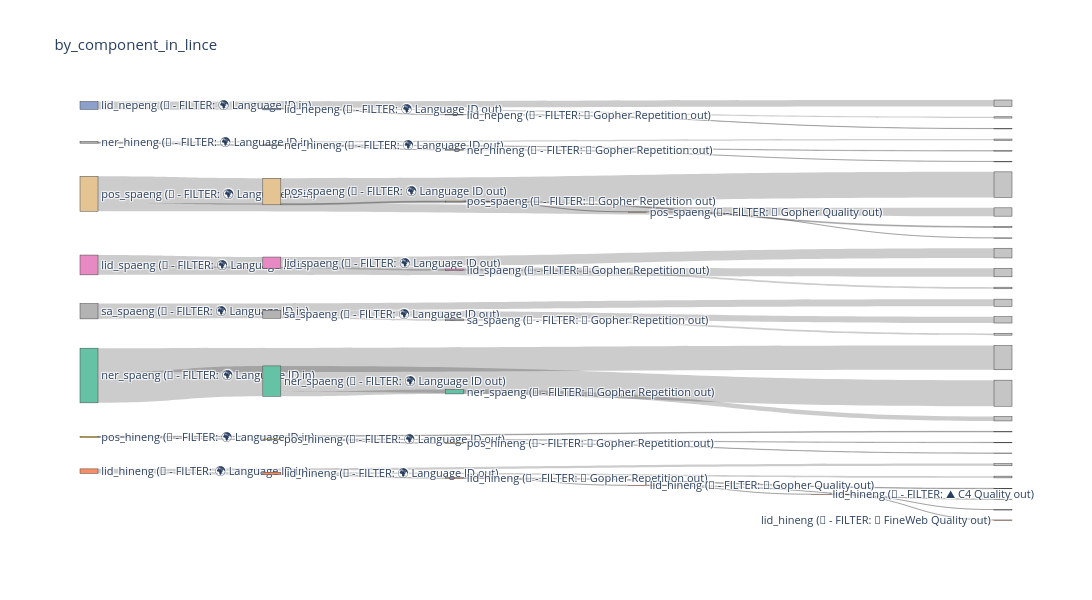

The code cell stored with this chart in its notebook:
### Code cell
render_sankey("by_component_in_lince")

### Figure 1 — Plotly figure (JSON) as saved in the notebook; plotly's stock layout.template omitted (floating-point values rounded to 4 significant figures)
{"data": [{"link": {"label": ["pos_spaeng excluded @ 🔻 - FILTER: 🌍 Language ID", "pos_spaeng @ 🔻 - FILTER: 🌍 Language ID", "lid_spaeng excluded @ 🔻 - FILTER: 🌍 Language ID", "lid_spaeng @ 🔻 - FILTER: 🌍 Language ID", "ner_hineng excluded @ 🔻 - FILTER: 🌍 Language ID", "ner_hineng @ 🔻 - FILTER: 🌍 Language ID", "lid_nepeng excluded @ 🔻 - FILTER: 🌍 Language ID", "lid_nepeng @ 🔻 - FILTER: 🌍 Language ID", "sa_spaeng excluded @ 🔻 - FILTER: 🌍 Language ID", "sa_spaeng @ 🔻 - FILTER: 🌍 Language ID", "ner_spaeng excluded @ 🔻 - FILTER: 🌍 Language ID", "ner_spaeng @ 🔻 - FILTER: 🌍 Language ID", "pos_hineng excluded @ 🔻 - FILTER: 🌍 Language ID", "pos_hineng @ 🔻 - FILTER: 🌍 Language ID", "lid_hineng excluded @ 🔻 - FILTER: 🌍 Language ID", "lid_hineng @ 🔻 - FILTER: 🌍 Language ID", "pos_spaeng excluded @ 🔻 - FILTER: 👯 Gopher Repetition", "pos_spaeng @ 🔻 - FILTER: 👯 Gopher Repetition", "lid_spaeng excluded @ 🔻 - FILTER: 👯 Gopher Repetition", "lid_spaeng @ 🔻 - FILTER: 👯 Gopher Repetition", "ner_hineng excluded @ 🔻 - FILTER: 👯 Gopher Repetition", "ner_hineng @ 🔻 - FILTER: 👯 Gopher Repetition", "lid_nepeng excluded @ 🔻 - FILTER: 👯 Gopher Repetition", "lid_nepeng @ 🔻 - FILTER: 👯 Gopher Repetition", "sa_spaeng excluded @ 🔻 - FILTER: 👯 Gopher Repetition", "sa_spaeng @ 🔻 - FILTER: 👯 Gopher Repetition", "ner_spaeng excluded @ 🔻 - FILTER: 👯 Gopher Repetition", "ner_spaeng @ 🔻 - FILTER: 👯 Gopher Repetition", "pos_hineng excluded @ 🔻 - FILTER: 👯 Gopher Repetition", "pos_hineng @ 🔻 - FILTER: 👯 Gopher Repetition", "lid_hineng excluded @ 🔻 - FILTER: 👯 Gopher Repetition", "lid_hineng @ 🔻 - FILTER: 👯 Gopher Repetition", "pos_spaeng excluded @ 🔻 - FILTER: 🥇 Gopher Quality", "pos_spaeng @ 🔻 - FILTER: 🥇 Gopher Quality", "lid_spaeng excluded @ 🔻 - FILTER: 🥇 Gopher Quality", "ner_hineng excluded @ 🔻 - FILTER: 🥇 Gopher Quality", "lid_nepeng excluded @ 🔻 - FILTER: 🥇 Gopher Quality", "sa_spaeng excluded @ 🔻 - FILTER: 🥇 Gopher Quality", "ner_spaeng excluded @ 🔻 - FILTER: 🥇 Gopher Quality", "pos_hineng excluded @ 🔻 - FILTER: 🥇 Gopher Quality", "lid_hineng excluded @ 🔻 - FILTER: 🥇 Gopher Quality", "lid_hineng @ 🔻 - FILTER: 🥇 Gopher Quality", "pos_spaeng excluded @ 🔻 - FILTER: ⛰ C4 Quality", "lid_hineng excluded @ 🔻 - FILTER: ⛰ C4 Quality", "lid_hineng @ 🔻 - FILTER: ⛰ C4 Quality", "lid_hineng excluded @ 🔻 - FILTER: 🍷 FineWeb Quality", "lid_hineng @ 🔻 - FILTER: 🍷 FineWeb Quality"], "source": [0, 0, 1, 1, 2, 2, 3, 3, 4, 4, 5, 5, 6, 6, 7, 7, 9, 9, 11, 11, 13, 13, 15, 15, 17, 17, 19, 19, 21, 21, 23, 23, 25, 25, 27, 29, 31, 33, 35, 37, 39, 39, 41, 49, 49, 52, 52], "target": [8, 9, 10, 11, 12, 13, 14, 15, 16, 17, 18, 19, 20, 21, 22, 23, 24, 25, 26, 27, 28, 29, 30, 31, 32, 33, 34, 35, 36, 37, 38, 39, 40, 41, 42, 43, 44, 45, 46, 47, 48, 49, 50, 51, 52, 53, 54], "value": [10255, 32656, 10423, 13939, 1510, 569, 7869, 1914, 8876, 9913, 29824, 37399, 793, 696, 2644, 2923, 31482, 1174, 11966, 1973, 441, 128, 1611, 303, 7728, 2185, 32061, 5338, 402, 294, 2129, 794, 1157, 17, 1973, 128, 303, 2185, 5338, 294, 662, 132, 17, 64, 68, 20, 48]}, "node": {"color": ["rgb(229,196,148)", "rgb(231,138,195)", "rgb(179,179,179)", "rgb(141,160,203)", "rgb(179,179,179)", "rgb(102,194,165)", "rgb(255,217,47)", "rgb(252,141,98)", "rgba(150,150,150,0.55)", "rgb(229,196,148)", "rgba(150,150,150,0.55)", "rgb(231,138,195)", "rgba(150,150,150,0.55)", "rgb(179,179,179)", "rgba(150,150,150,0.55)", "rgb(141,160,203)", "rgba(150,150,150,0.55)", "rgb(179,179,179)", "rgba(150,150,150,0.55)", "rgb(102,194,165)", "rgba(150,150,150,0.55)", "rgb(255,217,47)", "rgba(150,150,150,0.55)", "rgb(252,141,98)", "rgba(150,150,150,0.55)", "rgb(229,196,148)", "rgba(150,150,150,0.55)", "rgb(231,138,195)", "rgba(150,150,150,0.55)", "rgb(179,179,179)", "rgba(150,150,150,0.55)", "rgb(141,160,203)", "rgba(150,150,150,0.55)", "rgb(179,179,179)", "rgba(150,150,150,0.55)", "rgb(102,194,165)", "rgba(150,150,150,0.55)", "rgb(255,217,47)", "rgba(150,150,150,0.55)", "rgb(252,141,98)", "rgba(150,150,150,0.55)", "rgb(229,196,148)", "rgba(150,150,150,0.55)", "rgba(150,150,150,0.55)", "rgba(150,150,150,0.55)", "rgba(150,150,150,0.55)", "rgba(150,150,150,0.55)", "rgba(150,150,150,0.55)", "rgba(150,150,150,0.55)", "rgb(252,141,98)", "rgba(150,150,150,0.55)", "rgba(150,150,150,0.55)", "rgb(252,141,98)", "rgba(150,150,150,0.55)", "rgb(252,141,98)"], "customdata": ["pos_spaeng", "lid_spaeng", "ner_hineng", "lid_nepeng", "sa_spaeng", "ner_spaeng", "pos_hineng", "lid_hineng", "pos_spaeng", "pos_spaeng", "lid_spaeng", "lid_spaeng", "ner_hineng", "ner_hineng", "lid_nepeng", "lid_nepeng", "sa_spaeng", "sa_spaeng", "ner_spaeng", "ner_spaeng", "pos_hineng", "pos_hineng", "lid_hineng", "lid_hineng", "pos_spaeng", "pos_spaeng", "lid_spaeng", "lid_spaeng", "ner_hineng", "ner_hineng", "lid_nepeng", "lid_nepeng", "sa_spaeng", "sa_spaeng", "ner_spaeng", "ner_spaeng", "pos_hineng", "pos_hineng", "lid_hineng", "lid_hineng", "pos_spaeng", "pos_spaeng", "lid_spaeng", "ner_hineng", "lid_nepeng", "sa_spaeng", "ner_spaeng", "pos_hineng", "lid_hineng", "lid_hineng", "pos_spaeng", "lid_hineng", "lid_hineng", "lid_hineng", "lid_hineng"], "label": ["pos_spaeng (🔻 - FILTER: 🌍 Language ID in)", "lid_spaeng (🔻 - FILTER: 🌍 Language ID in)", "ner_hineng (🔻 - FILTER: 🌍 Language ID in)", "lid_nepeng (🔻 - FILTER: 🌍 Language ID in)", "sa_spaeng (🔻 - FILTER: 🌍 Language ID in)", "ner_spaeng (🔻 - FILTER: 🌍 Language ID in)", "pos_hineng (🔻 - FILTER: 🌍 Language ID in)", "lid_hineng (🔻 - FILTER: 🌍 Language ID in)", "", "pos_spaeng (🔻 - FILTER: 🌍 Language ID out)", "", "lid_spaeng (🔻 - FILTER: 🌍 Language ID out)", "", "ner_hineng (🔻 - FILTER: 🌍 Language ID out)", "", "lid_nepeng (🔻 - FILTER: 🌍 Language ID out)", "", "sa_spaeng (🔻 - FILTER: 🌍 Language ID out)", "", "ner_spaeng (🔻 - FILTER: 🌍 Language ID out)", "", "pos_hineng (🔻 - FILTER: 🌍 Language ID out)", "", "lid_hineng (🔻 - FILTER: 🌍 Language ID out)", "", "pos_spaeng (🔻 - FILTER: 👯 Gopher Repetition out)", "", "lid_spaeng (🔻 - FILTER: 👯 Gopher Repetition out)", "", "ner_hineng (🔻 - FILTER: 👯 Gopher Repetition out)", "", "lid_nepeng (🔻 - FILTER: 👯 Gopher Repetition out)", "", "sa_spaeng (🔻 - FILTER: 👯 Gopher Repetition out)", "", "ner_spaeng (🔻 - FILTER: 👯 Gopher Repetition out)", "", "pos_hineng (🔻 - FILTER: 👯 Gopher Repetition out)", "", "lid_hineng (🔻 - FILTER: 👯 Gopher Repetition out)", "", "pos_spaeng (🔻 - FILTER: 🥇 Gopher Quality out)", "", "", "", "", "", "", "", "lid_hineng (🔻 - FILTER: 🥇 Gopher Quality out)", "", "", "lid_hineng (🔻 - FILTER: ⛰ C4 Quality out)", "", "lid_hineng (🔻 - FILTER: 🍷 FineWeb Quality out)"], "pad": 15, "thickness": 18}, "type": "sankey"}], "layout": {"font": {"size": 11}, "height": 600, "title": {"text": "by_component_in_lince"}, "width": 1200}}
